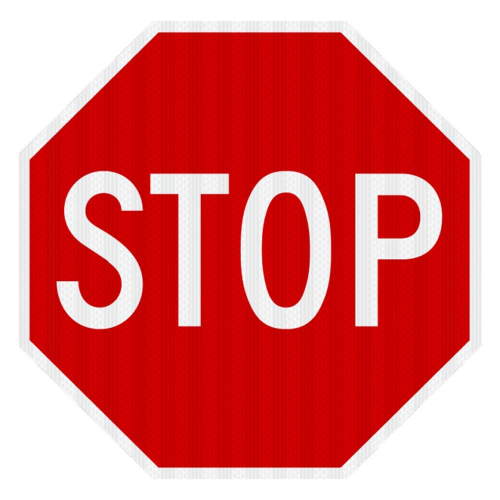
#> input picture stop_sign_testing/stop_sign_template.jpg, 1000 x 1000 px (shown at 1/2 size)
$ python surf_matching.py
#> lines starting #> are read from the running program, lines starting #| are printed output that depends on the picture; pictures that were not available may be replaced by others from this repository, and a replacement may not be noted
import cv2
import numpy as np
from numpy.core.defchararray import lower, upper

def remove_outliers(keypoints, thresh = 2):
    num_points = len(keypoints)
    avgx = 0
    avgy = 0
    for kp in keypoints:
        avgx += kp[0]
        avgy += kp[1]
    avgx /= num_points
    avgy /= num_points
    avg_dist = 0
    for kp in keypoints:
        dist = np.sqrt((kp[0] - avgx)**2 + (kp[1] - avgy)**2)
        avg_dist += dist
    avg_dist /= num_points

    points = []
    for kp in keypoints:
        dist = np.sqrt((kp[0] - avgx)**2 + (kp[1] - avgy)**2)
        if (dist < avg_dist * thresh): points.append(kp)
    return points


# import the template and test images in grayscale
template_img = cv2.imread('stop_sign_testing/stop_sign_template.jpg', cv2.IMREAD_GRAYSCALE)
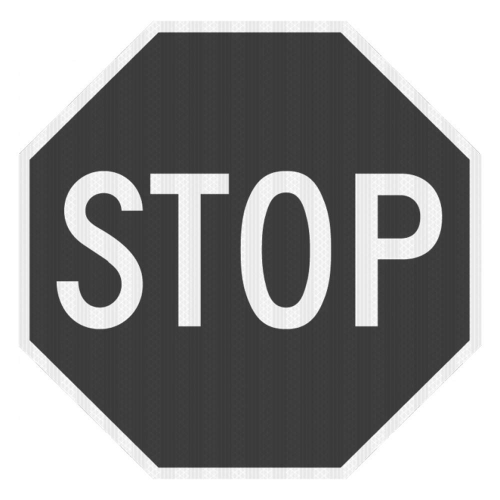
#> template_img: shape (1000, 1000) (shown at 1/2 size); min 45, max 255, mean 147.9
test_img = cv2.imread('stop_sign_testing/stop_sign.png', cv2.IMREAD_GRAYSCALE)
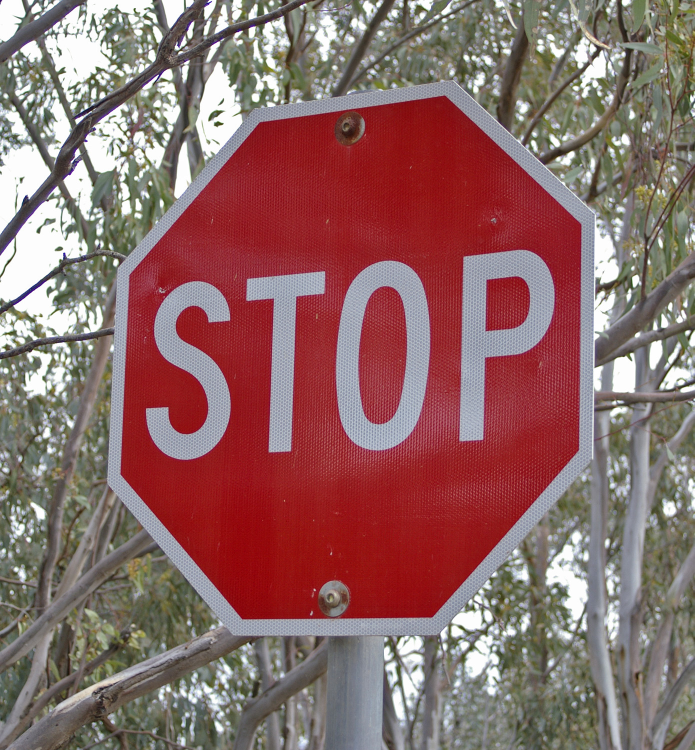
#> input picture stop_sign_testing/stop_sign1.jpg, 1389 x 1500 px, given in place of stop_sign.png, which was not available (shown at 1/2 size)
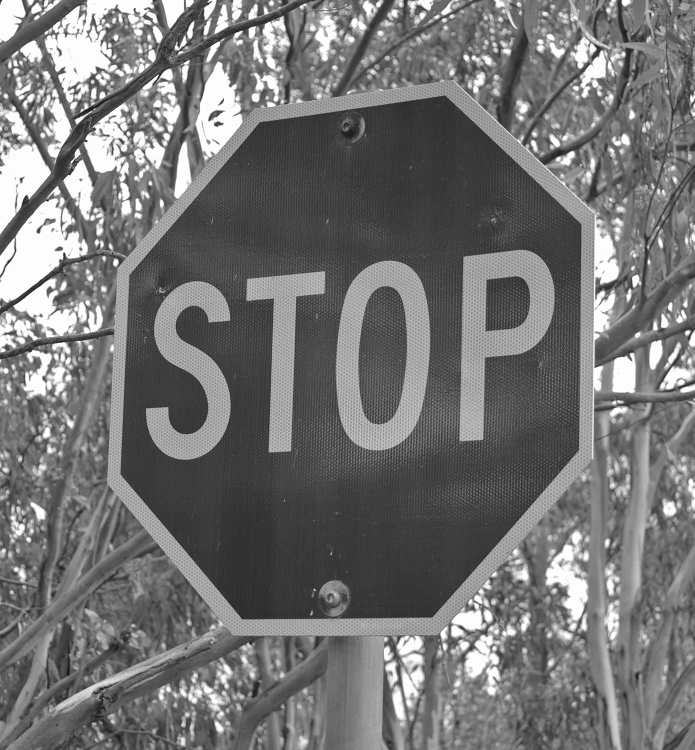
#> test_img: shape (1500, 1389) (shown at 1/2 size); min 3, max 255, mean 115.9

# use SURF to get features for both the template and test images
#> (the run stopped early here; a loop or call above may not have finished)
